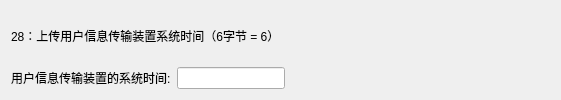
               <widget class="QWidget" name="page_17">
                <layout class="QGridLayout" name="gridLayout_16">
                 <item row="0" column="0" colspan="2">
                  <widget class="QLabel" name="label_82">
                   <property name="maximumSize">
                    <size>
                     <width>16777215</width>
                     <height>60</height>
                    </size>
                   </property>
                   <property name="text">
                    <string>28：上传用户信息传输装置系统时间（6字节 = 6）</string>
                   </property>
                  </widget>
                 </item>
                 <item row="1" column="2">
                  <spacer name="horizontalSpacer_15">
                   <property name="orientation">
                    <enum>Qt::Orientation::Horizontal</enum>
                   </property>
                   <property name="sizeHint" stdset="0">
                    <size>
                     <width>265</width>
                     <height>20</height>
                    </size>
                   </property>
                  </spacer>
                 </item>
                 <item row="1" column="0">
                  <widget class="QLabel" name="label_83">
                   <property name="text">
                    <string>用户信息传输装置的系统时间:</string>
                   </property>
                  </widget>
                 </item>
                 <item row="1" column="1">
                  <widget class="QLineEdit" name="Line_28_1"/>
                 </item>
                </layout>
               </widget>
